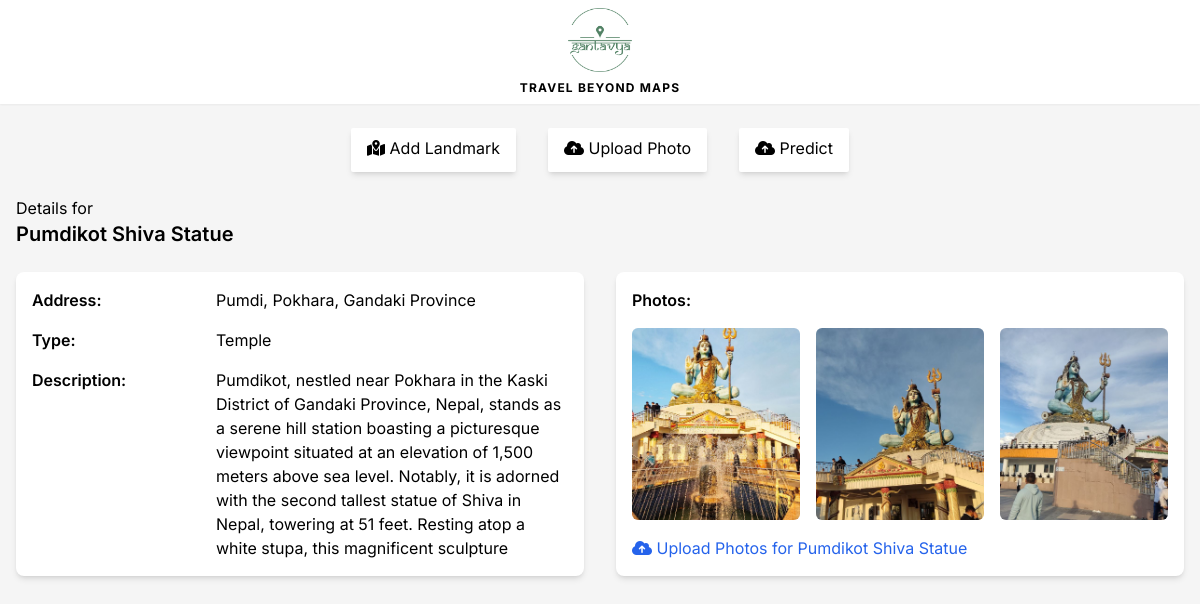
Screenshot of /landmark/4/ with the database file from the repository.
### base/models.py (models this page shows, shortened)
class Landmark(models.Model):
    name = models.CharField(max_length=300,blank=False, null=False) # Pumdikot Shiva Statue
    address = models.CharField(max_length=300,blank=False, null=False) # Pumdikot
    type = models.CharField(max_length=300,blank=False, null=False) # Temple
    description = models.TextField(null=True, blank=True)
    facts = models.TextField(null=True, blank=True)
    longitude = models.CharField(max_length=50, null=True, blank=True)
    latitude = models.CharField(max_length=50, null=True, blank=True)
    saved_by = models.ManyToManyField(User, related_name='saved_landmarks', blank=True) # landmark saved by users
    pred_history = models.ManyToManyField(User, related_name='predicted_landmarks', blank=True) # landmark predicted by users
    updated = models.DateTimeField(auto_now=True)
    created = models.DateTimeField(auto_now_add=True)

class Photos(models.Model):
    place = models.ForeignKey(Landmark, on_delete=models.CASCADE, related_name='photos')
    photo = models.ImageField(upload_to='images/')
    upload_date = models.DateTimeField(auto_now_add=True)

### base/views.py (the view)
# urls.py: path('landmark/<int:landmark_id>/', views.landmark_detail, name='landmark_detail'),
def landmark_detail(request, landmark_id):
    landmark = get_object_or_404(Landmark, pk=landmark_id)
    photos = landmark.photos.all()  # Access all photos associated with the landmark
    if request.method == 'POST':
        photo_form = PhotoUploadForm(request.POST, request.FILES)
        if photo_form.is_valid():
            photo = photo_form.save(commit=False)
            photo.place = landmark
            photo.save()
            return redirect('landmark_detail', landmark_id=landmark.id)
    else:
        photo_form = PhotoUploadForm()
    return render(request, 'base/landmark_detail.html', {'landmark': landmark, 'photos': photos, 'photo_form': photo_form})

### base/templates/base/landmark_detail.html (shortened to what this page needs)
{% extends 'base/index.html' %} {% block title %} Landmark Detail {% endblock %}
{% block body %}
<p>Details for</p>
<h1 class="text-xl font-semibold">{{landmark.name}}</h1>
<div class="mt-6 grid grid-cols-1 md:grid-cols-2 gap-8">
  <div class="w-full h-full shadow-md rounded-lg bg-white p-4 grid grid-cols-1 sm:grid-cols-2 md:grid-cols-3 gap-4 ">
    <p class="col-start-1 col-end-2"><strong class="font-semibold">Address:</strong></p>
    <p class="col-start-2 col-end-4">{{ landmark.address }}</p>
    <p class="col-start-1 col-end-2"><strong class="font-semibold">Type:</strong></p>
    <p class="col-start-2 col-end-4">{{ landmark.type }}</p>
    <p class="col-start-1 col-end-2"><strong class="font-semibold">Description:</strong></p>
    <p class="col-start-2 col-end-4 h-48 w-full overflow-y-auto">
      {% if landmark.description %}
      {{ landmark.description }}
      {% else %}
      No details available.
      {% endif %}
    </p>
  </div>
  <div class="w-full h-full shadow-md rounded-lg bg-white p-4 gap-4 flex flex-col justify-start items-start">
    <h2 class="font-semibold">Photos:</h2>
    <div class="h-full">
      {% if photos %}
      <div class="h-full gap-4 grid grid-cols-1 sm:grid-cols-2 md:grid-cols-3 h-48 overflow-y-auto">
        {% for photo in photos %}
        <form method="post" action="{% url 'landmark_detail' photo.id %}" class="h-full relative group">
          <img src="{{ photo.photo.url }}" alt="Landmark Photo"
            class="w-full h-full object-cover aspect-square rounded-md hover:shadow-xl duration-300 ease-in-out cursor-pointer" />
        </form>
        {% endfor %}
      </div>
      {% else %}
      <p>No photos available for this landmark.</p>
      {% endif %}
    </div>
    <div class="mt-auto text-blue-600  hover:text-blue-800 duration-300 ease-in-out">
      <a href="{% url 'upload_photo' landmark_id=landmark.id %}">
        <i class="fas fa-cloud-upload-alt"></i>
        <span>Upload Photos for {{landmark.name}} </span>
      </a>
    </div>
  </div>
</div>
{% endblock %}

### static/styles/css/globals.css (style rules this page uses)
* { margin: 0; padding: 0; box-sizing: border-box; font-family: 'Inter', sans-serif; }
html { scroll-behavior: smooth; }
body { background-color: #f5f5f5; }

### rows the page displays
Landmark: name "Pumdikot Shiva Statue", address "Pumdi, Pokhara, Gandaki Province", type "Temple", description "Pumdikot, nestled near Pokhara in the Kaski District of Gandaki Province, Nepal, stands as a serene hill station boasting a picturesque viewpoint situated at an elevation of 1,500 meters above sea level. Notably, it is adorned with the second tallest statue of Shiva in Nepal, towering at 51 feet. Resting atop a white stupa, this magnificent sculpture…"
Photos: photo (picture)
Photos: photo (picture)
Photos: photo (picture)
